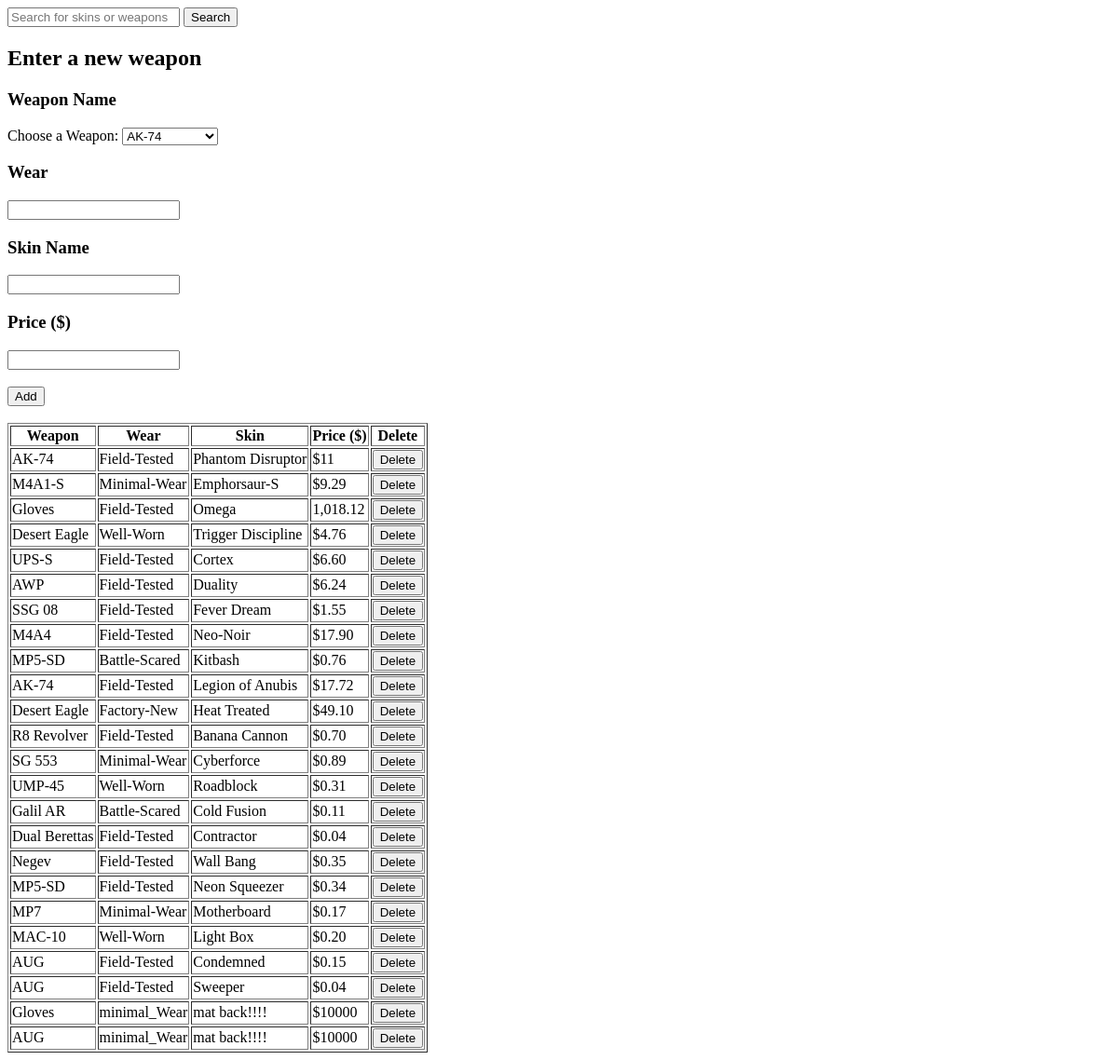
Before: / with the older database file.
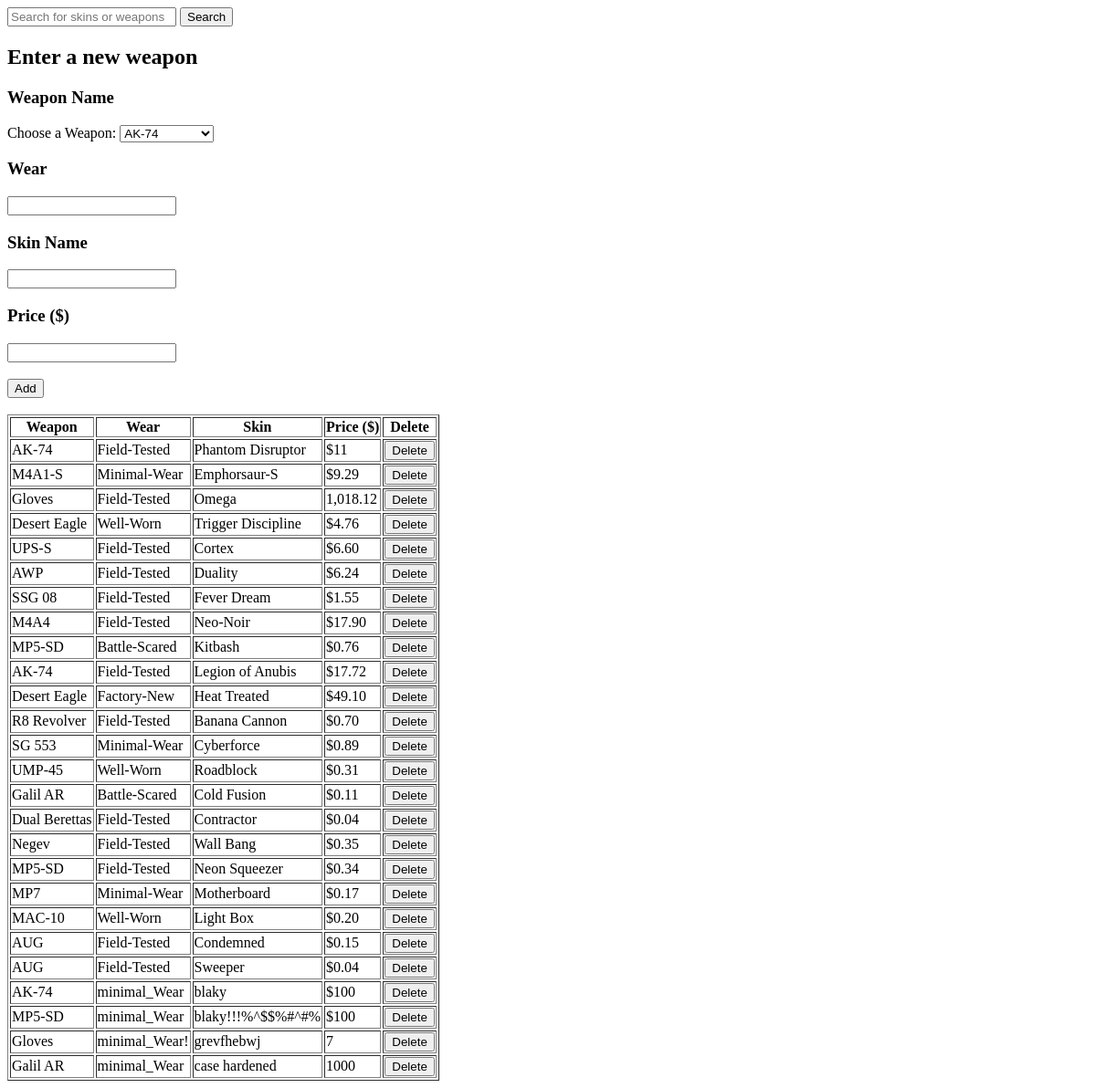
After: the same page with the newer database file.
### tables this page shows
CREATE TABLE CS_Skins (id INTEGER PRIMARY KEY, Skin_Name TEXT, Wear TEXT, Price INTEGER, Weapon_id INTEGER REFERENCES Catigory_Wepons (weapon_name), "Stat-Track" TEXT);

CREATE TABLE Catigory_Wepons (id INTEGER PRIMARY KEY, weapon_name TEXT REFERENCES CS_Skins (Weapon_id));

### app.py (the view)
@app.route("/")
def home():
    cursor = get_db().cursor()
    sql ="""
select Catigory_Wepons.weapon_name, weapon_name, CS_Skins.Wear,
CS_Skins.Skin_Name, CS_Skins.Price
from CS_Skins
join Catigory_Wepons
on CS_Skins.Weapon_id = Catigory_Wepons.id
"""
    cursor.execute(sql)
    results = cursor.fetchall()
    cur = get_db().cursor()
    sql = "select * FROM catigory_Wepons"
    cur.execute("SELECT id, weapon_name FROM Catigory_Wepons")
    catigory_Wepons = cur.fetchall()
    return render_template("contents.html", results=results, catigory_Wepons=catigory_Wepons)

### app.py (called while the page is built)
def get_db():
    db = getattr(g, '_database', None)
    if db is None:
        db = g._database = sqlite3.connect(DATABASE)
    return db

@app.teardown_appcontext
def close_connection(exception):
    db = getattr(g, '_database', None)
    if db is not None:
        db.close()

### templates/contents.html (shortened to what this page needs)
<!DOCTYPE html>
<html lang="en">
<head>
    <link rel="stylesheet" href="{{ url_for('static', filename='styles.css') }}">
</head>
<body>
    <form action="/" method="post">
        <input type="text" name="search" placeholder="Search for skins or weapons">
        <input type="submit" value="Search">
    </form>
    <h2>Enter a new weapon</h2>
    <form action="/add" method="post">
        <h3>Weapon Name</h3>
        <label for="Weapon_id">Choose a Weapon:</label>
        <select name="Weapon_id" id="Weapon_id">
            {% for item in catigory_Wepons %}
            <option value="{{ item[0] }}">{{ item[1] }}</option>
            {% endfor %}
        </select>
        <h3>Wear</h3>
        <input type="text" name="Weapon_Wear" required>
        <h3>Skin Name</h3>
        <input type="text" name="Skin_Name" required>
        <h3>Price ($)</h3>
        <input type="number" name="Price" step="0.01" required>
        <br><br>
        <input type="submit" value="Add">
    </form>
    <br>
    <table border="1">
        <tr>
            <th>Weapon</th>
            <th>Wear</th>
            <th>Skin</th>
            <th>Price ($)</th>
            <th>Delete</th>
        </tr>
        {% for item in results %}
        <tr>
            <td>{{ item[1] }}</td>
            <td>{{ item[2] }}</td>
            <td>{{ item[3] }}</td>
            <td>{{ item[4] }}</td>
            <td>
                <form action="/delete" method="post">
                    <input type="submit" value="Delete">
                </form>
            </td>
        </tr>
        {% endfor %}
    </table>
</body>
</html>

### static/styles.css (style rules this page uses)
td form { margin: 0; display: inline; border: none; background: none; padding: 0; }

Changed rows visible on the page:
removed CS_Skins: weapon_name "Gloves", Wear "minimal_Wear", Skin_Name "mat back!!!!", Price "$10000"
removed CS_Skins: weapon_name "AUG", Wear "minimal_Wear", Skin_Name "mat back!!!!", Price "$10000"
now on this page (row edited): CS_Skins: weapon_name "AK-74", Wear "minimal_Wear", Skin_Name "blaky", Price "$100"
now on this page (row edited): CS_Skins: weapon_name "MP5-SD", Wear "minimal_Wear", Skin_Name "blaky!!!%^$$%#^#%", Price "$100"
now on this page (row edited): CS_Skins: weapon_name "Gloves", Wear "minimal_Wear!", Skin_Name "grevfhebwj", Price "7"
now on this page (row edited): CS_Skins: weapon_name "Galil AR", Wear "minimal_Wear", Skin_Name "case hardened", Price "1000"
